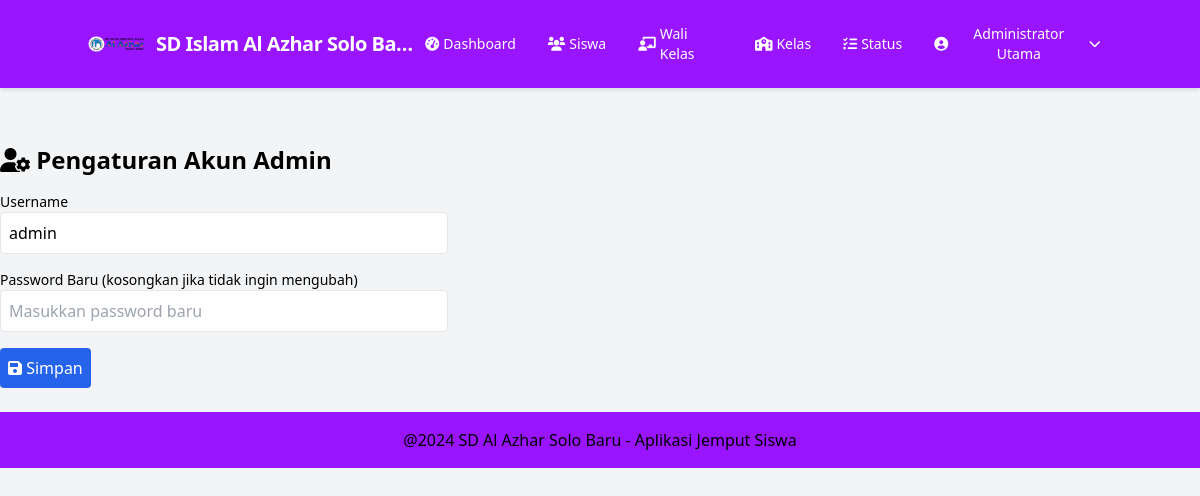
Page /admin/pengaturan_akun.php (signed in) on the committed database.
### tables this page shows
CREATE TABLE `pengaturan` (
  `id` int(11) NOT NULL,
  `nama_sekolah` varchar(100) DEFAULT 'Nama Sekolah Default',
  `logo_sekolah` varchar(255) DEFAULT NULL,
  `header_image` varchar(255) DEFAULT NULL,
  `footer_text` varchar(255) DEFAULT '© Aplikasi Penjemputan Siswa',
  `header_color` varchar(7) DEFAULT '#FFFFFF' COMMENT 'Warna latar header (hex)',
  `footer_color` varchar(7) DEFAULT '#333333' COMMENT 'Warna latar footer (hex)'
);

CREATE TABLE `users` (
  `id` int(11) NOT NULL,
  `username` varchar(50) NOT NULL,
  `password` varchar(255) NOT NULL,
  `role` enum('admin','wali_kelas','wali_murid') NOT NULL,
  `kelas_id` int(11) DEFAULT NULL,
  `nama` varchar(100) NOT NULL
);

### admin/pengaturan_akun.php (the view, shortened to what this page needs)
<?php
include '../includes/db.php';
include '../includes/header.php';
$user_id = $_SESSION['user_id'];
$stmt = $conn->prepare("SELECT username FROM users WHERE id = ? AND role = 'admin'");
$stmt->bind_param("i", $user_id);
$stmt->execute();
$result = $stmt->get_result();
$admin = $result->fetch_assoc();
$username = $admin['username'];
?>
<h2 class="text-2xl font-bold mb-4"><i class="fas fa-user-cog"></i> Pengaturan Akun Admin</h2>
<form method="POST" class="mb-6 space-y-4 max-w-md">
    <div>
        <label for="username" class="block text-sm font-medium">Username</label>
        <input type="text" name="username" id="username" value="<?php echo htmlspecialchars($username); ?>" class="p-2 border rounded w-full" required>
    </div>
    <div>
        <label for="password" class="block text-sm font-medium">Password Baru (kosongkan jika tidak ingin mengubah)</label>
        <input type="password" name="password" id="password" placeholder="Masukkan password baru" class="p-2 border rounded w-full">
    </div>
    <button type="submit" name="simpan" class="bg-blue-600 text-white p-2 rounded hover:bg-blue-700"><i class="fas fa-save"></i> Simpan</button>
</form>
<?php include '../includes/footer.php'; ?>

### includes/header.php (shortened to what this page needs)
<?php
$is_root_page = (isset($current_page_depth) && $current_page_depth === 'root');
$nama_sekolah_display = 'Aplikasi Penjemputan Siswa';
$logo_src_default_base = 'assets/images/default_logo.png';
$assets_css_base = 'assets/css/style.css';
$base_path_for_includes = $is_root_page ? './' : '../';
$logo_src_default = $is_root_page ? $logo_src_default_base : '../' . $logo_src_default_base;
$assets_css_path = $is_root_page ? $assets_css_base : '../' . $assets_css_base;
$logo_src_to_use = $logo_src_default;
$header_style_attribute = '';
$header_text_style_attribute = '';
$header_default_bg_class = 'bg-indigo-600';
$header_default_text_class = 'text-white';
if (isset($conn) && $conn) {
    $query_pengaturan = "SELECT nama_sekolah, logo_sekolah, header_color, footer_color FROM pengaturan WHERE id = 1 LIMIT 1";
    $result_pengaturan = $conn->query($query_pengaturan);
    if ($result_pengaturan && $result_pengaturan->num_rows > 0) {
        $pengaturan_db = $result_pengaturan->fetch_assoc();
        if (!empty($pengaturan_db['nama_sekolah'])) {
            $nama_sekolah_display = $pengaturan_db['nama_sekolah'];
        }
        if (!empty($pengaturan_db['logo_sekolah'])) {
            $path_from_db = ltrim($pengaturan_db['logo_sekolah'], '/');
            $potential_logo_src = $is_root_page ? $path_from_db : '../' . $path_from_db;
            $check_path_logo_db_server_root = rtrim($_SERVER['DOCUMENT_ROOT'], '/') . '/' . $path_from_db;
            if (file_exists($check_path_logo_db_server_root)) {
                $logo_src_to_use = $potential_logo_src;
            }
        }
        if (!empty($pengaturan_db['header_color']) && preg_match('/^#[a-f0-9]{6}$/i', $pengaturan_db['header_color'])) {
            $db_header_color_val = $pengaturan_db['header_color'];
            $header_style_attribute = "style=\"background-color: " . htmlspecialchars($db_header_color_val) . ";\"";
            if (!function_exists('is_dark_color_for_header_v2')) {
                function is_dark_color_for_header_v2($hexcolor){
                    $hexcolor = ltrim($hexcolor, '#');
                    $r = hexdec(substr($hexcolor,0,2)); $g = hexdec(substr($hexcolor,2,2)); $b = hexdec(substr($hexcolor,4,2));
                    return ((($r*299)+($g*587)+($b*114))/1000 <= 128);
                }
            }
            $header_text_color_val = is_dark_color_for_header_v2($db_header_color_val) ? '#FFFFFF' : '#1F2937';
            $header_text_style_attribute = "style=\"color: " . htmlspecialchars($header_text_color_val) . ";\"";
            $header_default_bg_class = '';
            $header_default_text_class = '';
        }
    } elseif (isset($conn) && $conn->error) {
        error_log("Header.php - DB query pengaturan error: " . $conn->error);
    }
}
$home_link = $base_path_for_includes . 'login.php';
if (isset($_SESSION['user_id']) && isset($_SESSION['role'])) {
    switch ($_SESSION['role']) {
        case 'admin':
            $home_link = $base_path_for_includes . 'admin/index.php';
            break;
    }
}
if (!function_exists('isActiveLink')) {
    function isActiveLink($pageName, $roleFolder = null) {
        $currentScript = basename($_SERVER['PHP_SELF']);
        $isActive = ($currentScript == $pageName);
        if ($roleFolder !== null) {
            $path_parts = explode('/', trim($_SERVER['PHP_SELF'], '/'));
            $currentDir = $path_parts[count($path_parts) - 2] ?? null;
            $isActive = $isActive && ($currentDir === $roleFolder);
        }
        return $isActive ? 'active' : '';
    }
}
?>
<!DOCTYPE html>
<html lang="id">
<head>
    <script src="https://cdn.tailwindcss.com"></script>
    <link rel="stylesheet" href="https://cdnjs.cloudflare.com/ajax/libs/font-awesome/6.0.0-beta3/css/all.min.css">
    <?php
        $css_check_path = $is_root_page ? rtrim($_SERVER['DOCUMENT_ROOT'], '/') . '/' . ltrim($assets_css_path, './') : realpath(__DIR__ . '/' . $assets_css_path) ;
        if ($css_check_path && file_exists($css_check_path)):
    ?>
        <link rel="stylesheet" href="<?php echo htmlspecialchars($assets_css_path); ?>?v=<?php echo time(); ?>">
    <?php endif; ?>
</head>
<body class="bg-gray-100 font-sans">
    <header class="app-header p-3 md:p-4 sticky top-0 z-50 <?php echo $header_default_bg_class; ?> <?php echo $header_default_text_class; ?>" <?php echo $header_style_attribute; ?>>
        <div class="container mx-auto flex justify-between items-center">
            <a href="<?php echo htmlspecialchars($home_link); ?>" class="flex items-center space-x-2 sm:space-x-3 min-w-0">
                <?php
                    $final_logo_to_display = null;
                    $path_check_logo = rtrim($_SERVER['DOCUMENT_ROOT'], '/') . '/' . ltrim($logo_src_to_use, './');
                    if (file_exists($path_check_logo)) {
                        $final_logo_to_display = $logo_src_to_use;
                    } else {
                         $path_check_default_logo = rtrim($_SERVER['DOCUMENT_ROOT'], '/') . '/' . ltrim($logo_src_default, './');
                         if (file_exists($path_check_default_logo)) {
                             $final_logo_to_display = $logo_src_default;
                         }
                    }
                    if ($final_logo_to_display):
                ?>
                    <img src="<?php echo htmlspecialchars($final_logo_to_display); ?>?t=<?php echo time(); ?>" alt="Logo Sekolah" class="h-10 w-10 sm:h-12 sm:w-12 md:h-14 md:w-14 object-contain rounded-full flex-shrink-0">
                <?php else: ?>
                    <div class="h-10 w-10 sm:h-12 sm:w-12 md:h-14 md:w-14 bg-white flex items-center justify-center rounded-full text-indigo-600 text-xl sm:text-2xl font-bold flex-shrink-0">
                        <i class="fas fa-school"></i>
                    </div>
                <?php endif; ?>
                <span class="text-md sm:text-lg md:text-xl font-semibold tracking-tight truncate" <?php echo $header_text_style_attribute; ?>><?php echo htmlspecialchars($nama_sekolah_display); ?></span>
            </a>
            <nav class="hidden md:flex items-center space-x-1">
                <ul class="flex items-center space-x-1 md:space-x-2 text-sm" <?php echo $header_text_style_attribute; ?>>
                    <?php if (isset($_SESSION['user_id']) && isset($_SESSION['role'])): ?>
                        <?php if ($_SESSION['role'] === 'admin'): ?>
                            <li><a href="<?php echo $base_path_for_includes; ?>admin/index.php" class="nav-link <?php echo isActiveLink('index.php', 'admin'); ?>"><i class="fas fa-tachometer-alt mr-1"></i> Dashboard</a></li>
                            <li><a href="<?php echo $base_path_for_includes; ?>admin/manage_siswa.php" class="nav-link <?php echo isActiveLink('manage_siswa.php','admin'); ?>"><i class="fas fa-users mr-1"></i> Siswa</a></li>
                            <li><a href="<?php echo $base_path_for_includes; ?>admin/manage_guru.php" class="nav-link <?php echo isActiveLink('manage_guru.php','admin'); ?>"><i class="fas fa-chalkboard-teacher mr-1"></i> Wali Kelas</a></li>
                            <li><a href="<?php echo $base_path_for_includes; ?>admin/manage_kelas.php" class="nav-link <?php echo isActiveLink('manage_kelas.php','admin'); ?>"><i class="fas fa-school mr-1"></i> Kelas</a></li>
                            <li><a href="<?php echo $base_path_for_includes; ?>admin/status_siswa.php" class="nav-link <?php echo isActiveLink('status_siswa.php','admin'); ?>"><i class="fas fa-tasks mr-1"></i> Status</a></li>
                        <?php elseif ($_SESSION['role'] === 'wali_murid'): ?>
                             <li><a href="<?php echo $base_path_for_includes; ?>wali_murid/index.php" class="nav-link <?php echo isActiveLink('index.php', 'wali_murid'); ?>"><i class="fas fa-child mr-1"></i> Info Anak</a></li>
                        <?php endif; ?>
                        <li class="relative group">
                             <button class="nav-link">
                                <i class="fas fa-user-circle mr-1"></i>
                                <span><?php echo htmlspecialchars($_SESSION['nama_user'] ?? $_SESSION['username']); ?></span>
                                <i class="fas fa-chevron-down ml-1 text-xs"></i>
                            </button>
                        </li>
                    <?php else: ?>
                        <li><a href="<?php echo $base_path_for_includes; ?>login.php" class="nav-link <?php echo isActiveLink('login.php'); ?>"><i class="fas fa-sign-in-alt mr-1"></i> Login</a></li>
                    <?php endif; ?>
                </ul>
            </nav>
        </div>
    </header>
    <main class="container mx-auto mt-4 md:mt-6 p-4">
    </main>
</body>
</html>

### includes/footer.php (shortened to what this page needs)
<?php
$footer_text_display = 'Aplikasi Penjemputan Siswa © ' . date('Y');
$footer_actual_bg_style = '';
$footer_actual_text_style = '';
$footer_default_bg_class = 'bg-blue-600';
$footer_default_text_class = 'text-white';
if (isset($conn) && $conn instanceof mysqli && empty($conn->connect_error)) {
    try {
        $query_footer = "SELECT footer_text, footer_color FROM pengaturan WHERE id = 1 LIMIT 1";
        $result_footer = $conn->query($query_footer);
        if ($result_footer && $result_footer->num_rows > 0) {
            $footer_db_data = $result_footer->fetch_assoc();
            if (isset($footer_db_data['footer_text']) && !empty(trim($footer_db_data['footer_text']))) {
                $footer_text_display = $footer_db_data['footer_text'];
            }
            if (isset($footer_db_data['footer_color']) && !empty($footer_db_data['footer_color']) && preg_match('/^#[a-f0-9]{6}$/i', $footer_db_data['footer_color'])) {
                $db_footer_color_val = $footer_db_data['footer_color'];
                $footer_actual_bg_style = "style=\"background-color: " . htmlspecialchars($db_footer_color_val) . ";\"";
                if (!function_exists('is_dark_color_for_footer')) {
                    function is_dark_color_for_footer($hexcolor){
                        $hexcolor = ltrim($hexcolor, '#');
                        $r = hexdec(substr($hexcolor,0,2)); $g = hexdec(substr($hexcolor,2,2)); $b = hexdec(substr($hexcolor,4,2));
                        return ((($r*299)+($g*587)+($b*114))/1000 <= 128);
                    }
                }
                $footer_text_color_val = is_dark_color_for_footer($db_footer_color_val) ? '#FFFFFF' : '#1F2937';
                $footer_actual_text_style = "style=\"color: " . htmlspecialchars($footer_text_color_val) . ";\"";
                $footer_default_bg_class = '';
                $footer_default_text_class = '';
            }
        }
    } catch (Exception $e) {
        error_log("Error fetching footer data from DB in footer.php: " . $e->getMessage());
    }
} else {
}
?>
    <footer class="p-4 mt-6 w-full <?php echo $footer_default_bg_class; ?> <?php echo $footer_default_text_class; ?>" <?php echo $footer_actual_bg_style; ?> <?php echo $footer_actual_text_style; ?>>
        <div class="container mx-auto text-center">
            <marquee behavior="scroll" direction="left" scrollamount="5">
                <?php echo htmlspecialchars($footer_text_display); ?>
            </marquee>
        </div>
    </footer>
</body>
</html>

### assets/css/style.css (style rules this page uses)
body { font-family: 'Arial', sans-serif; }
nav a { transition: background-color 0.3s; }

### rows in the picture
pengaturan: logo_sekolah (picture), nama_sekolah "SD Islam Al Azhar Solo Ba…", footer_text "@2024 SD Al Azhar Solo Baru - Aplikasi Jemput Siswa"
users: username "admin"

### other values in the picture
$_SESSION['nama_user'] "Administrator Utama"
